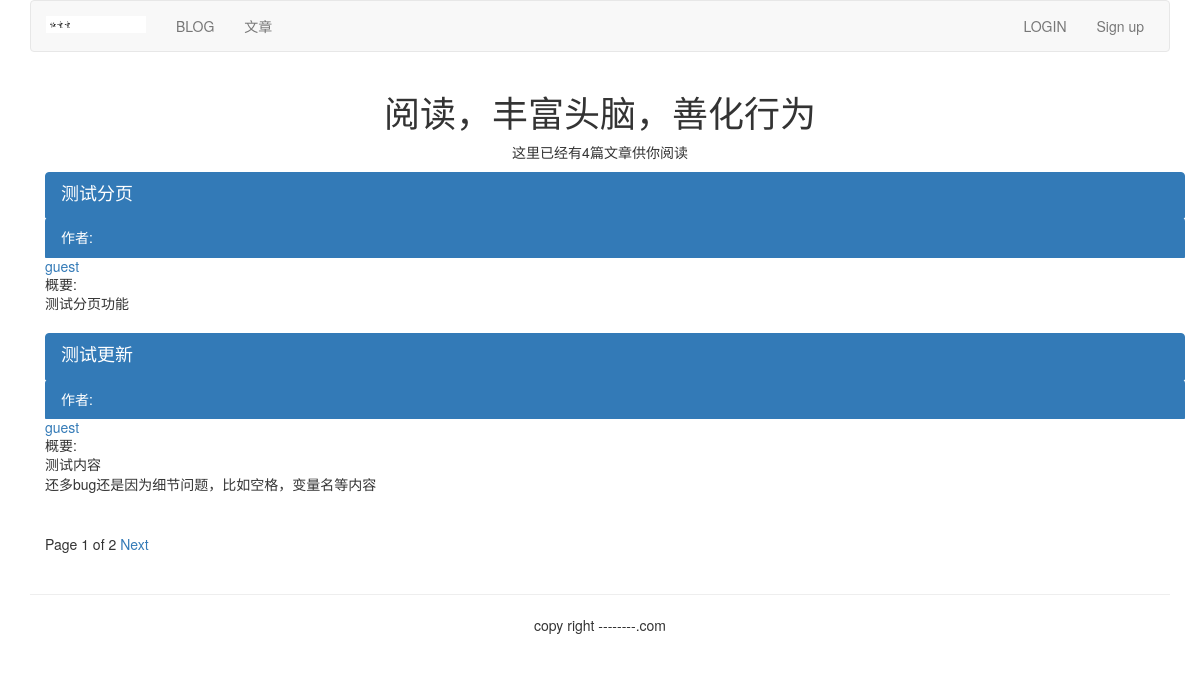
Before: /article/list-article-title/ with the older database file.
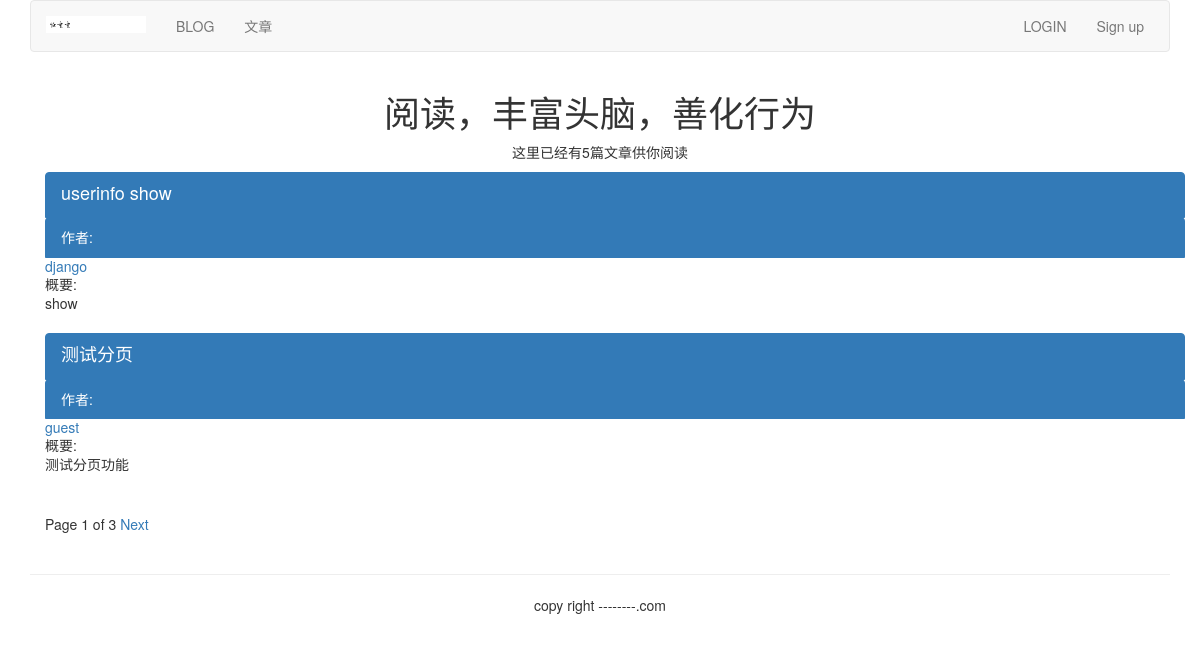
After: the same page with the newer database file.
### article/models.py (models this page shows, shortened)
class ArticlePost(models.Model):
    author = models.ForeignKey(User, related_name='article', on_delete=models.CASCADE)
    title = models.CharField(max_length=200)
    slug = models.SlugField(max_length=500)
    column = models.ForeignKey(ArticleColumn, related_name='article_column', on_delete=models.CASCADE)
    body = models.TextField()
    created = models.DateTimeField(default=timezone.now)
    updated = models.DateTimeField(auto_now=True)
    users_like = models.ManyToManyField(User, related_name="articles_like", blank=True)
    class Meta:
        ordering = ('-updated',)
        index_together = (('id', 'slug'),)
    def get_url_path(self):
        return reverse("article:list_article_detail", args=[self.id, self.slug])

### article/list_views.py (the view)
# urls.py: url(r'^list-article-titles/(?P<username>[-\w]+)/$', list_views.article_titles, name="author_articles"),
def article_titles(request, username=None):
    if username:
        user = User.objects.get(username=username)
        articles_title = ArticlePost.objects.filter(author=user)
        try:
            userinfo = user.userinfo
        except:
            userinfo = None
    else:
        articles_title = ArticlePost.objects.all()
    paginator = Paginator(articles_title, 2)
    page = request.GET.get('page')
    try:
        current_page = paginator.page(page)
        articles = current_page.object_list
    except PageNotAnInteger:
        current_page = paginator.page(1)
        articles = current_page.object_list
    except EmptyPage:
        current_page = paginator.page(paginator.num_pages)
        articles = current_page.object_list
    if username:
        return render(request, "article/list/author_articles.html", {"articles": articles,
                                                                "page": current_page,
                                                                "userinfo": userinfo,
                                                                "user": user})
    else:
        return render(request, "article/list/article_titles.html", {"articles": articles,
                                                                "page": current_page})

### article/templatetags/article_tags.py (called while the page is built)
@register.simple_tag
def total_articles():
    return ArticlePost.objects.count()

### templates/article/list/article_titles.html (shortened to what this page needs)
{% extends 'base.html' %}
{% load article_tags %}
{% block content %}
<div class="row text-center vertical-middle-sm">
    <h1>阅读，丰富头脑，善化行为</h1>
    <p>这里已经有{% total_articles %}篇文章供你阅读</p>
</div>
<div class="container">
    {% for article in articles %}
     <div class="list-group">
        <a href="{{ article.get_url_path }}" class="list-group-item active">
            <h4 class="list-group-item-heading">{{ article.title }}</h4>
            <p class="list-group-item-text">作者:
                <a href="{% url "article:author_articles" article.author.username %}">
                    {{ article.author.username }}
                </a></p>
            <p class="list-group-item-text">概要:{{ article.body|slice:'70'|linebreaks }}</p>
        </a>
     </div>
    {% endfor %}
{% include 'paginator.html' %}
</div>
{% endblock %}

Changed rows visible on the page:
no longer on this page (row unchanged): ArticlePost: title "测试更新", author.username "guest", body "测试内容 还多bug还是因为细节问题，比如空格，变量名等内容"
added ArticlePost: title "userinfo show", author.username "django", body "show"
Other visible differences:
{{ page.paginator.num_pages }}: "2" → "3"
text no longer shown: "4"
text now shown: "5"
